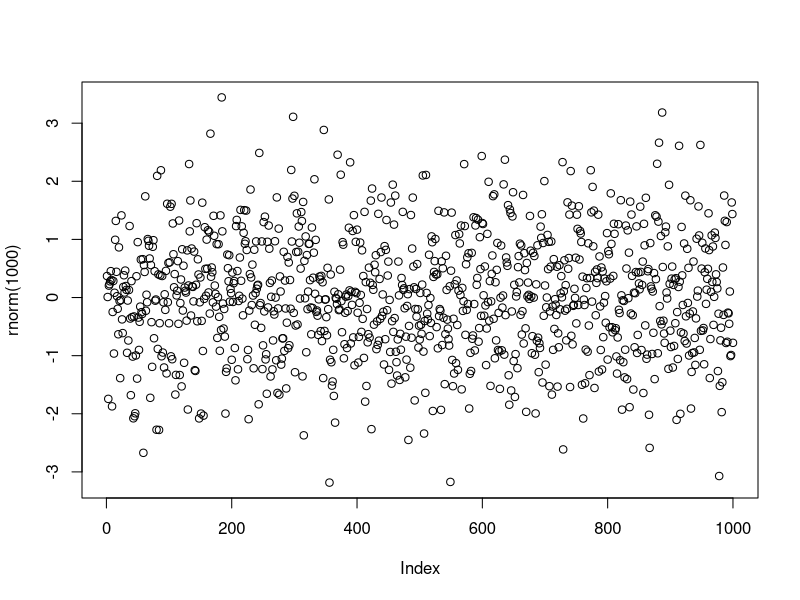
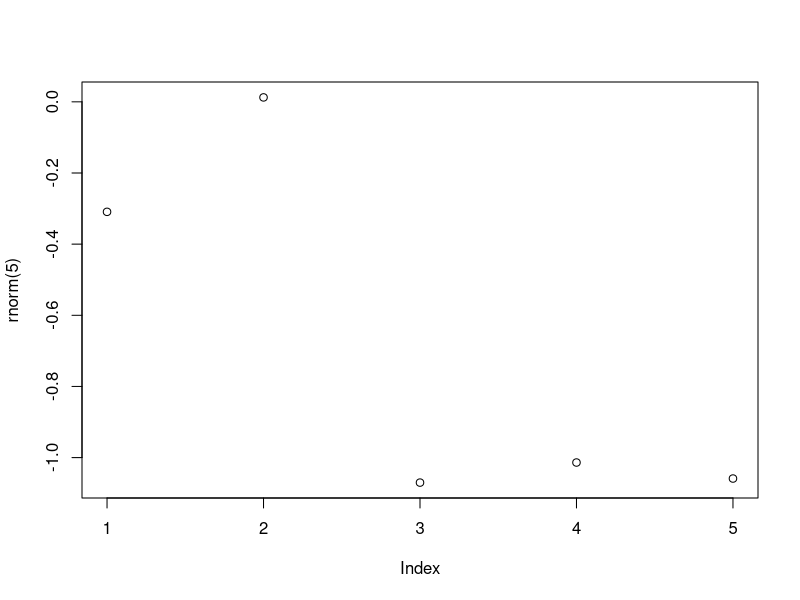
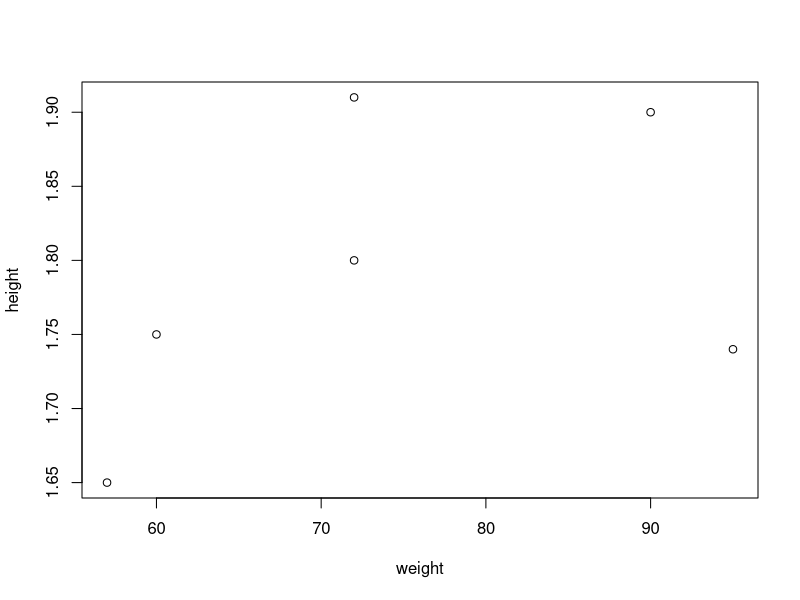
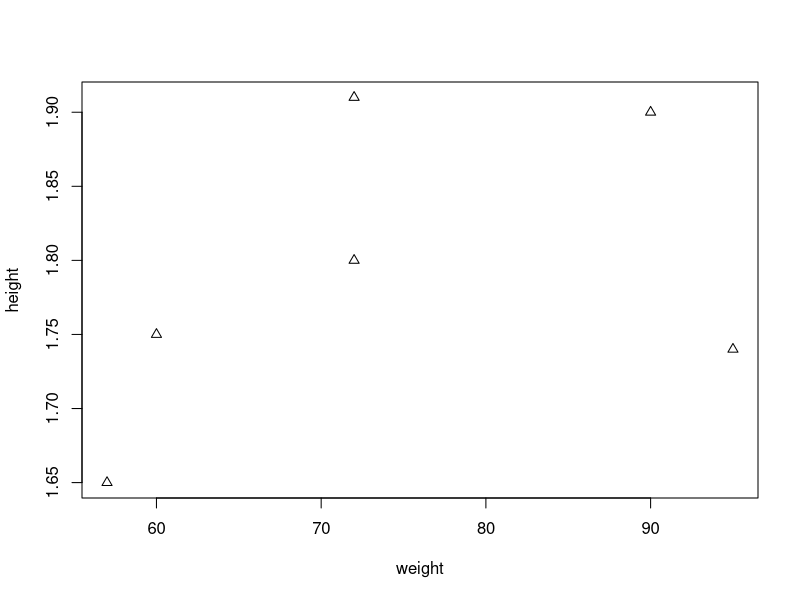
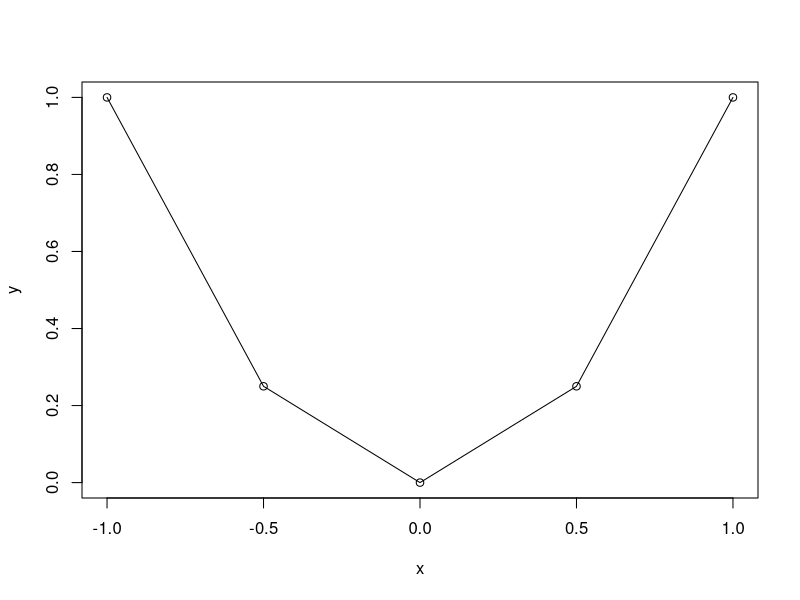
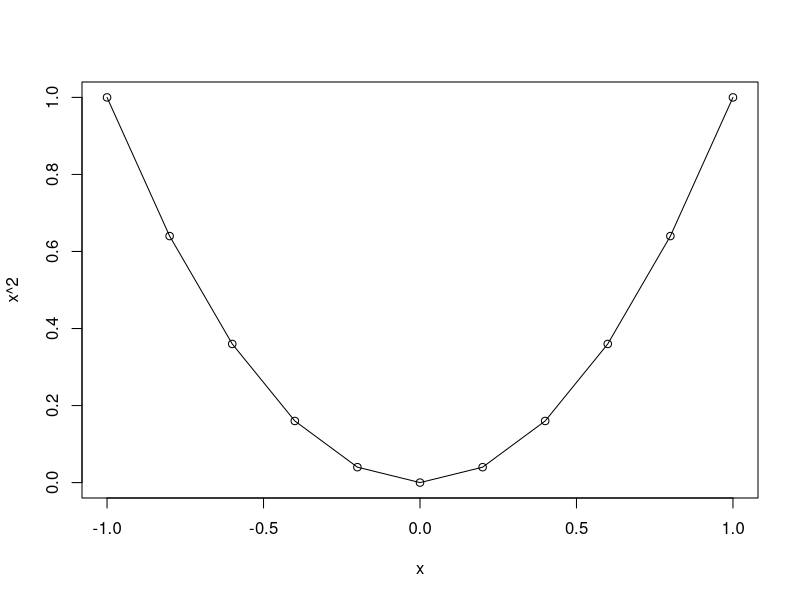
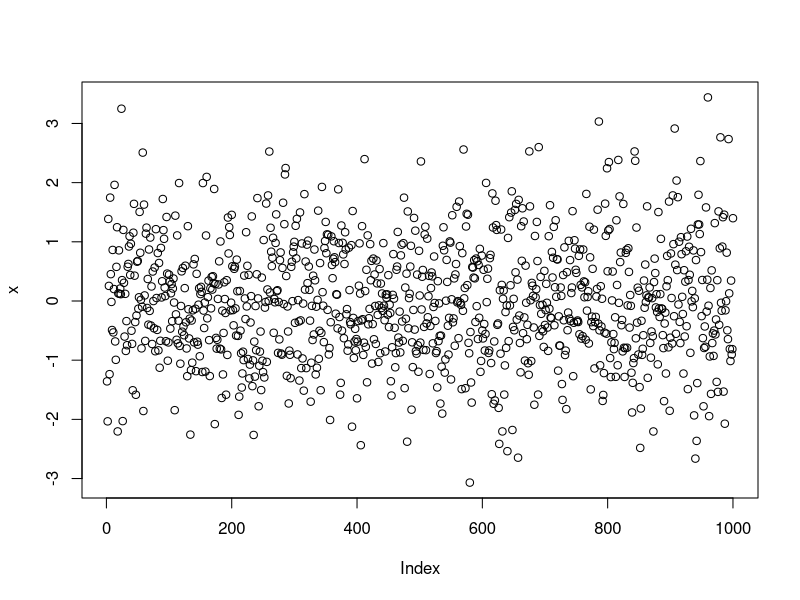
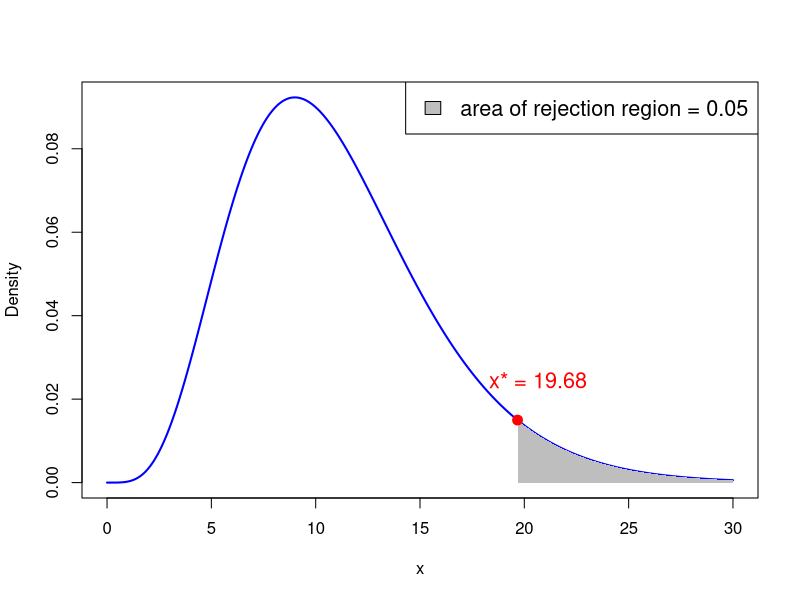

These charts were generated, in order, by the following R code:
## ---- chunk 1
#| echo: true
plot(rnorm(1000))
## ---- chunk 2
#| echo: true

2 + 2
2 * 3 - 1 + 2 ^ 7
exp(-10)
log(2)
pi
sin(pi/2)

## ---- chunk 3
#| echo: true

# This is a comment in R
# Comments are ignored by R

1 + 1   # This works out the result of one plus one!
## ---- chunk 4
#| echo: true
rnorm(5)
## ---- chunk 5
#| echo: true
#| output-location: slide
plot(rnorm(5))
## ---- chunk 6
#| echo: true
# Store 2 in the variable x
x <- 2

# Print x to screen
x
## ---- chunk 7
#| echo: true
# Assign 2 to x
x <- 2

# Compute x + x and print to screen
x + x

# x still contains 2
x
## ---- chunk 8
x <- 2
print(x)
## ---- chunk 9
#| echo: true
sentence <- "Stats is great!"
print(sentence)
## ---- chunk 10
#| echo: true
sentence <- "Stats is great!"
cat(sentence)
## ---- chunk 11
#| echo: true

# Store the result of 2 + 2 in variable two.plus.two

two.plus.two <- 2 + 2

# We want to print to screen the following message:
# "The result of 2 + 2 is two.plus.two"

cat("The result of 2 + 2 is", two.plus.two)
## ---- chunk 12
# This codes sums two numbers and prints result on screen
x <- 1
y <- 2

result <- x + y

# Print the result on screen
cat("Code run successfully!")
cat("The sum of", x , "and", y, "is", result)
## ---- chunk 13
rm(list = ls())
## ---- chunk 14
#| echo: true

# Create 3 variables x, y, z
x <- 2
y <- "Dog"
z <- pi

# Workspace contains variables x, y, z
# This can be displayed by using ls()
ls()
## ---- chunk 15
#| echo: true

# Create 3 variables x, y, z
x <- 2
y <- "Dog"
z <- pi

# Remove x from workspace
rm(x)

# Now the workspace contains only y and z
ls( )
## ---- chunk 16
#| echo: true

# Create 3 variables x, y, z
x <- 2
y <- "Dog"
z <- pi

# Remove all variables from workspace
rm(list = ls())

# Let us check that the workspace is empty
ls( )
## ---- chunk 17
#| echo: true

# Constuct a vector and store it in variable "vector"
vector <- c(60, 72, 57, 90, 95, 72)

# Print vector
print(vector)
## ---- chunk 18
#| echo: true

# Constuct two vectors of radius and height of 6 cylinders
radius <- c(6, 7, 5, 9, 9, 7)
height <- c(1.7, 1.8, 1.6, 2, 1, 1.9)

# Compute the volume of each cylinder and store it in "volume"
volume <- pi * radius^2 * height

# Print volume
print(volume)
## ---- chunk 19
#| echo: true

a <- c(1, 2, 3, 4, 5, 6, 7)
b <- c(0, 1)

a + b
## ---- chunk 20
#| echo: true

vector <- c(1, 2, 3, 4, 5, 6)
scalar <- 2

# Multiplication of vector by a scalar
vector * scalar

# Summing a scalar to each component of a vector
vector + scalar
## ---- chunk 21
x <- c(1, 2, 3, 4, 5)

sum <- sum(x)
length <- length(x)

cat("Here is the vector x: (", x, ")")
cat("The components of vector x sum to", sum)
cat("The length of vector x is", length)
## ---- chunk 22
# First store the wage data into a vector
x <- c(36, 40, 46, 54, 57, 58, 59, 60, 62, 63)

# Let us compute the mean by using formula
xbar = sum(x) / length(x)

# Compute the mean by using built in R function
xbar_check = mean(x)

# We now print both results to screen
cat("Sample mean computed with formula is", xbar)
cat("Sample mean computed with R function is", xbar_check)
cat("They coincide!")
## ---- chunk 23
# Again, store the wage data into a vector
x <- c(36, 40, 46, 54, 57, 58, 59, 60, 62, 63)

# Compute the sample variance using formula
xbar = mean(x)
n = length(x)
s2 = sum( (x - xbar)^2 ) / (n - 1) 

# Compute the sample variance using built in R function
s2_check = var(x)

# We now print both results to screen
cat("Sample variance computed with formula is", s2)
cat("Sample variance computed with R function is", s2_check)
cat("They coincide!")
## ---- chunk 24
#| echo: true

# Compute the average distance from the center for rivers
sum(abs(rivers - mean(rivers))) / length(rivers)	
## ---- chunk 25
#| echo: true
#| output-location: slide

# Store weight and height data in 2 vectors
weight <- c(60, 72, 57, 90, 95, 72)
height <- c(1.75, 1.80, 1.65, 1.90, 1.74, 1.91)

# Plot weight against height
plot(weight, height)
## ---- chunk 26
#| echo: true
#| output-location: slide

# Store weight and height data in 2 vectors
weight <- c(60, 72, 57, 90, 95, 72)
height <- c(1.75, 1.80, 1.65, 1.90, 1.74, 1.91)

# Plot weight against height using little triangles
plot(weight, height, pch = 2)
## ---- chunk 27
#| echo: true
#| output-location: slide

# Input vector for grid of x coordinates
x <- c(-1, -0.5, 0, 0.5, 1)

# Compute the function y=x^2 on the grid
y <- x^2

# Generate scatter plot of (x,y)
plot(x, y)

# Add linear interpolation
lines(x, y)
## ---- chunk 28
#| echo: true
x <- seq(from = 2, to = 20, by = 2)
print(x)
## ---- chunk 29
x <- seq(from = 1, to = 11, by = 2)
y <- seq(1, 11, 2)

cat("Vector x is: (", x, ")")
cat("Vector y is: (", y, ")")
cat("They are the same!")
## ---- chunk 30
#| echo: true

x <- seq(from = -1, to = 1, by = 0.2)
print(x)
## ---- chunk 31
#| echo: true
#| 
# Use seq() to generate x grid
x <- seq(from = -1, to = 1, by = 0.2)

# Plot the function y=x^2
plot(x, x^2)
lines(x, x^2)
## ---- chunk 32
#| echo: true
#| output-location: slide

x <- rnorm(1000)

plot(x)
## ---- chunk 33
# Enter CCI data using c()
score_2007 <- c(86, 86, 88, 90, 99, 97, 97, 96, 99, 97, 90, 90)
score_2009 <- c(24, 22, 21, 21, 19, 18, 17, 18, 21, 23, 22, 21)

# Compute vector of differences in CCI
difference <- score_2007 - score_2009

# Perform t-test with null hypothesis mu0 = 0
t.test(difference, mu = 0)
## ---- chunk 34
# Enter CCI data using c()
score_2007 <- c(86, 86, 88, 90, 99, 97, 97, 96, 99, 97, 90, 90)
score_2009 <- c(24, 22, 21, 21, 19, 18, 17, 18, 21, 23, 22, 21)
difference <- score_2007 - score_2009

# Store output of t-test
t_test_result <- t.test(difference, mu = 0)

# Capture output from print
output <- capture.output(print(t_test_result))

# Print only one line of the output
cat(output[2])
cat(output[3])
cat(output[4])
## ---- chunk 35
# Enter CCI data using c()
score_2007 <- c(86, 86, 88, 90, 99, 97, 97, 96, 99, 97, 90, 90)
score_2009 <- c(24, 22, 21, 21, 19, 18, 17, 18, 21, 23, 22, 21)
difference <- score_2007 - score_2009

# Store output of t-test
t_test_result <- t.test(difference, mu = 0)

# Capture output from print
output <- capture.output(print(t_test_result))

# Print only one line of the output
cat(output[5])
## ---- chunk 36
# Enter CCI data using c()
score_2007 <- c(86, 86, 88, 90, 99, 97, 97, 96, 99, 97, 90, 90)
score_2009 <- c(24, 22, 21, 21, 19, 18, 17, 18, 21, 23, 22, 21)
difference <- score_2007 - score_2009

# Store output of t-test
t_test_result <- t.test(difference, mu = 0)

# Capture output from print
output <- capture.output(print(t_test_result))

# Print only one line of the output
cat(output[6])
## ---- chunk 37
# Enter CCI data using c()
score_2007 <- c(86, 86, 88, 90, 99, 97, 97, 96, 99, 97, 90, 90)
score_2009 <- c(24, 22, 21, 21, 19, 18, 17, 18, 21, 23, 22, 21)
difference <- score_2007 - score_2009

# Store output of t-test
t_test_result <- t.test(difference, mu = 0)

# Capture output from print
output <- capture.output(print(t_test_result))

# Print only one line of the output
cat(output[7])
cat(output[8])
## ---- chunk 38
# Enter CCI data using c()
score_2007 <- c(86, 86, 88, 90, 99, 97, 97, 96, 99, 97, 90, 90)
score_2009 <- c(24, 22, 21, 21, 19, 18, 17, 18, 21, 23, 22, 21)
difference <- score_2007 - score_2009

# Store output of t-test
t_test_result <- t.test(difference, mu = 0)

# Capture output from print
output <- capture.output(print(t_test_result))

# Print only one line of the output
cat(output[9])
cat(output[10])
cat(output[11])
## ---- chunk 39
# Enter the mileage data
mpg <- c(11.4, 13.1, 14.7, 14.7, 15.0, 15.5, 15.6, 15.9, 16.0, 16.8)

# Perform one-sided t-test with null hypothesis mu = 17 
# Store answer in "answer"
answer <- t.test(mpg, mu = 17, alternative = "less")

# Print the answer
print(answer)
## ---- chunk 40
# Degrees of freedom
df <- 11

# Values for x-axis
x <- seq(0, 30, length.out = 1000)  # Adjust the range according to chi-squared distribution

# Calculate PDF of chi-squared distribution
pdf <- dchisq(x, df)

# Plot PDF
plot(x, pdf, type = "l", col = "blue", lwd = 2, xlab = "x", ylab = "Density")


# Shade area where p-value > 0.95
x_fill_right <- x[x >= qchisq(0.95, df)]
y_fill_right <- pdf[x >= qchisq(0.95, df)]
polygon(c(x_fill_right, rev(x_fill_right)), c(y_fill_right, rep(0, length(y_fill_right))), col = "gray", border = NA)

# Add critical value for 0.95 quantile
x_star <- qchisq(0.95, df)
points(x_star, dchisq(x_star, df), col = "red", pch = 19, cex = 1.3)

# Add text above x_star containing its value
text(x_star * 1.05, dchisq(x_star, df) * 1.35, paste("x* =", round(x_star, 2)), pos = 3, col = "red", cex = 1.3)

# Add legend
legend("topright", legend = c("area of rejection region = 0.05"), fill = "gray", cex = 1.3)

## ---- chunk 41
#| echo: true

# Probability woman exceeds 180cm in height
# P(X > 180) = 1 - P(X <= 180)

1 - pnorm(180, mean = 163, sd = 8)
## ---- chunk 42
#| echo: true

# The upper 10th percentile for women height, that is,
# height q such that P(X <= q) = 0.9

qnorm(0.90, mean = 163, sd = 8)
## ---- chunk 43
#| echo: true

# Value of pdf at 163

dnorm(163, mean = 163, sd = 8)
## ---- chunk 44
#| echo: true

# Generate random sample of size 5

rnorm(5, mean = 163, sd = 8)
## ---- chunk 45
#| echo: true

# Find the top 1/(3.5 billion) quantile

p = 1 - 1 / (3.5e9)
qnorm(p, mean = 163, sd = 8)
## ---- chunk 46
#| echo: true
# Compute 0.95 quantile for chi-squared with 11 degrees of freedom

quantile <- qchisq(0.95, df = 11)

cat("The 0.95 quantile for chi-squared with df = 11 is", quantile)
## ---- chunk 47
# Enter Consumer Expectation and Consumer Spending data
CE <- c(66, 53, 62, 61, 78, 72, 65, 64, 61, 50, 55, 51)
CS <- c(72, 55, 69, 65, 82, 77, 72, 78, 77, 75, 77, 77)

# Compute difference
difference <- CE - CS

# Compute sample size
n <- length(difference)

# Enter null hypothesis
sigma_0 <- 1

# Compute sample standard deviation
s <- sd(difference)

# Compute chi-squared statistic
chi_squared <- (n - 1) * s ^ 2 / sigma_0 ^ 2

# Compute p-value
p_value <- 1 - pchisq(chi_squared, df = n - 1)

# Print p-value
cat("The p-value for one-sided variance test is", p_value)
